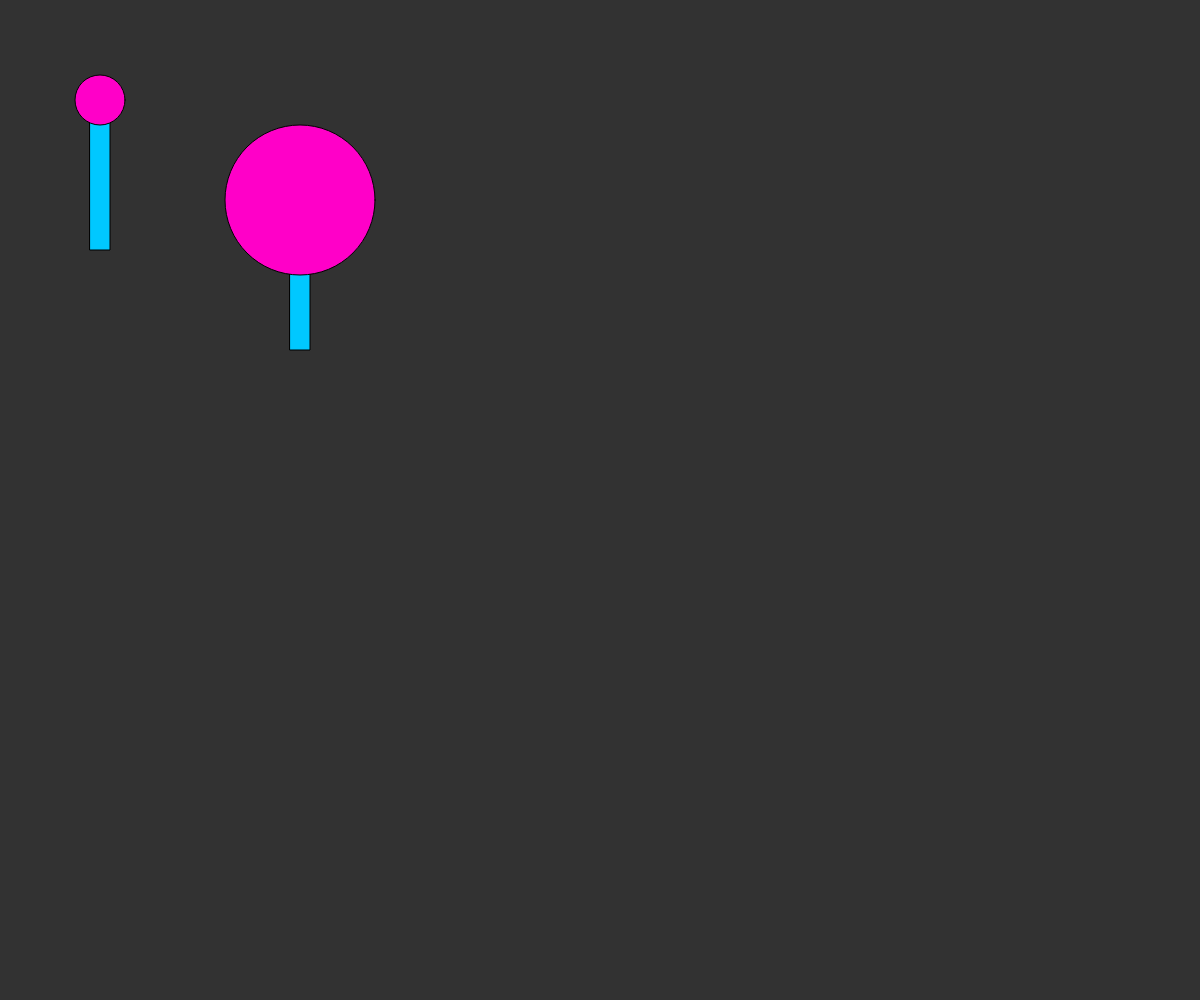
Frame 1 (no input)
Frame 60 (no input): identical to frame 1, image omitted
Frame 120 (the mouse pressed at the canvas centre since frame 60): identical to frame 1, image omitted

The p5.js sketch that drew this single still picture (run headless with seeded random() and noise() and a simulated clock; from frame 60 on, the mouse is pressed at the canvas centre):

// p5.js sketch
// ── sketch.js
var x=0;
var speed=3;
var window_width=window.innerWidth;
var window_height=window.innerHeight;
function setup(){
    createCanvas(window_width,window_height)
}

function draw() {
    background(50)
    lollipop(100,100,50)

    lollipop(300,200,150)

}

function lollipop(x,y,diameter) {
    fill(0,200,255)

    rect(x-10,y,20,150);

    fill(255,0,200)

    ellipse(x,y,diameter,diameter)
}
